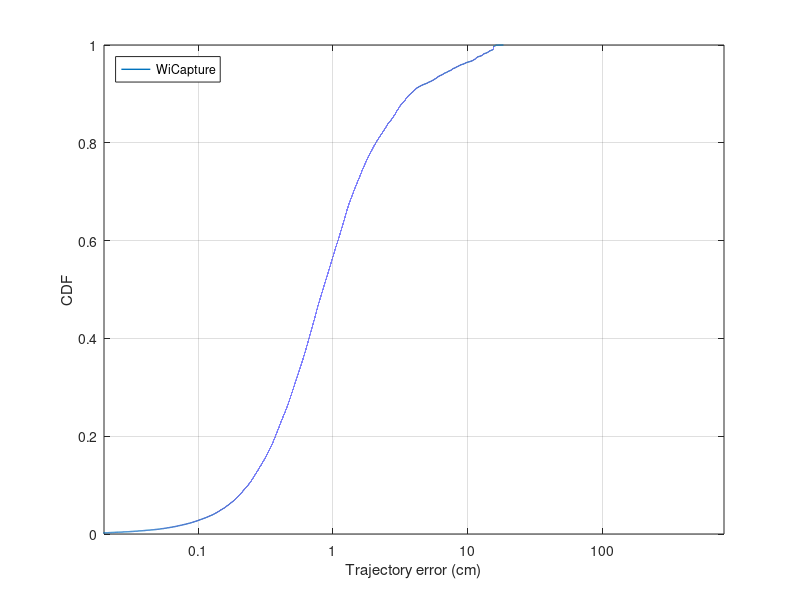

This figure's MATLAB source:
%% genrating the WiCapture plots in the paper
clc; clear; close all;
lineWidthPlot = 1;
%% Figure 8(a), indoor office deployment experiments
loadData = 1;
if loadData % use previously calculated data
    load('cvprLos','trajErrSync_wicapture','trajErrSync_spotfi');
else % calculate the error from stored files
    expOffsetTot = 1:98;
    trajErrSync_wicapture = [];
    trajErrSync_spotfi = [];
    for iExpOffset = 1:length(expOffsetTot)
        expFileOffset = expOffsetTot(iExpOffset);
        rawData = load(sprintf('../wicaptureData/resultData/los_trajOvrWiFi%d.mat',expFileOffset));
        %rawDataSpotfi = load(sprintf('../../PinPoint123456/ovrWiFiFigs/spotfiTraj_los_%d.mat',expFileOffset));

        trajErrSync_wicapture = [trajErrSync_wicapture; rawData.trajErrSync(2:end)];
        %trajErrSync_spotfi = [trajErrSync_spotfi; rawDataSpotfi.trajErrSync(2:end)];
    end

    % making it to centimeter scale
    trajErrSync_wicapture = trajErrSync_wicapture*1e-1;
    %trajErrSync_spotfi = trajErrSync_spotfi*1e-1;
    save('cvprLos','trajErrSync_wicapture','trajErrSync_spotfi');
end

median(trajErrSync_wicapture)
%median(trajErrSync_spotfi)

figure;
h = cdfplot(trajErrSync_wicapture); hold all
set(h, 'LineWidth', lineWidthPlot, 'LineStyle', '-')
% h = cdfplot(trajErrSync_spotfi); hold all
% set(h, 'LineWidth', lineWidthPlot, 'LineStyle', '--')
hold off;
set(gca,'Xscale','log')
xlabel('Trajectory error (cm)')
ylabel('CDF')
title('')
legend('WiCapture', 'Location', 'NorthWest')
xlim([2e-2 800])
set(gca, 'XTickLabel', [0.1 1 10 100])
 

%% Outside experiments
% loadData = 0;
% if loadData
%     load('cvprOut','trajErrSync_wicapture','trajErrSync_spotfi');
% else
%     expOffsetTot = 1:89;%[37:53 55:73 75:111 113:125]; 171:268; 269:357;
%     trajErrSync_wicapture = [];
%     trajErrSync_spotfi = [];
%     for iExpOffset = 1:length(expOffsetTot)
%         expFileOffset = expOffsetTot(iExpOffset);
%         rawData = load(sprintf('../wicaptureData/resultData/outside_trajOvrWiFi%d.mat',expFileOffset));
%         %rawDataSpotfi = load(sprintf('../../PinPoint123456/ovrWiFiFigs/spotfiTraj_outside_%d.mat',expFileOffset));
% 
%         trajErrSync_wicapture = [trajErrSync_wicapture; rawData.trajErrSync(2:end)];
%         %trajErrSync_spotfi = [trajErrSync_spotfi; rawDataSpotfi.trajErrSync(2:end)];
%     end
% 
%     % making it to centimeter scale
%     trajErrSync_wicapture = trajErrSync_wicapture*1e-1;
%     %trajErrSync_spotfi = trajErrSync_spotfi*1e-1;
%     save('cvprOut','trajErrSync_wicapture','trajErrSync_spotfi');
% end
% 
% median(trajErrSync_wicapture)
% %median(trajErrSync_spotfi)
% 
% figure;
% h = cdfplot(trajErrSync_wicapture); hold all
% set(h, 'LineWidth', lineWidthPlot, 'LineStyle', '-')
% % h = cdfplot(trajErrSync_spotfi); hold all
% % set(h, 'LineWidth', lineWidthPlot, 'LineStyle', '--')
% hold off;
% set(gca,'Xscale','log')
% xlabel('Trajectory error (cm)')
% ylabel('CDF')
% title('')
% legend('WiCapture', 'SpotFi', 'Location', 'NorthWest')
% xlim([2e-2 800])
% set(gca, 'XTickLabel', [0.1 1 10 100])

